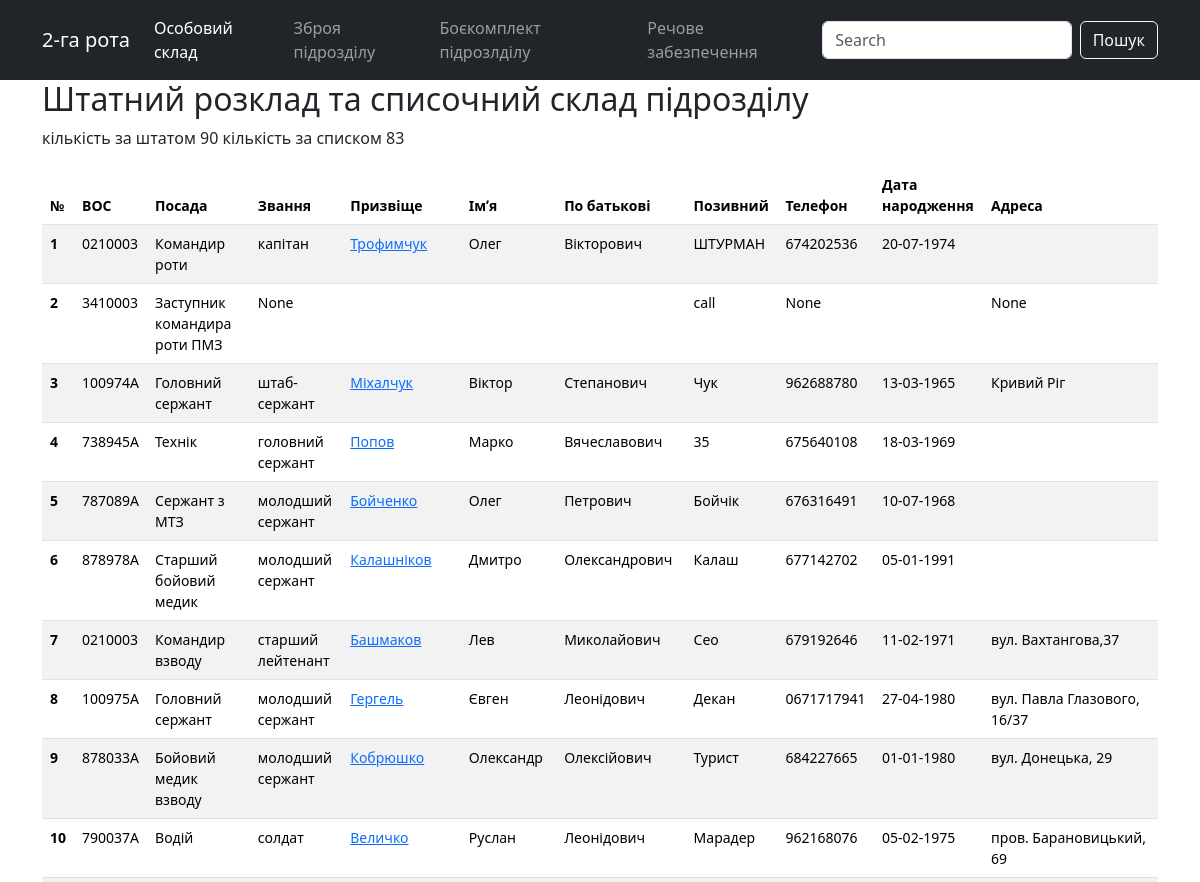
Before: /index/ (upper part) with the older database file.
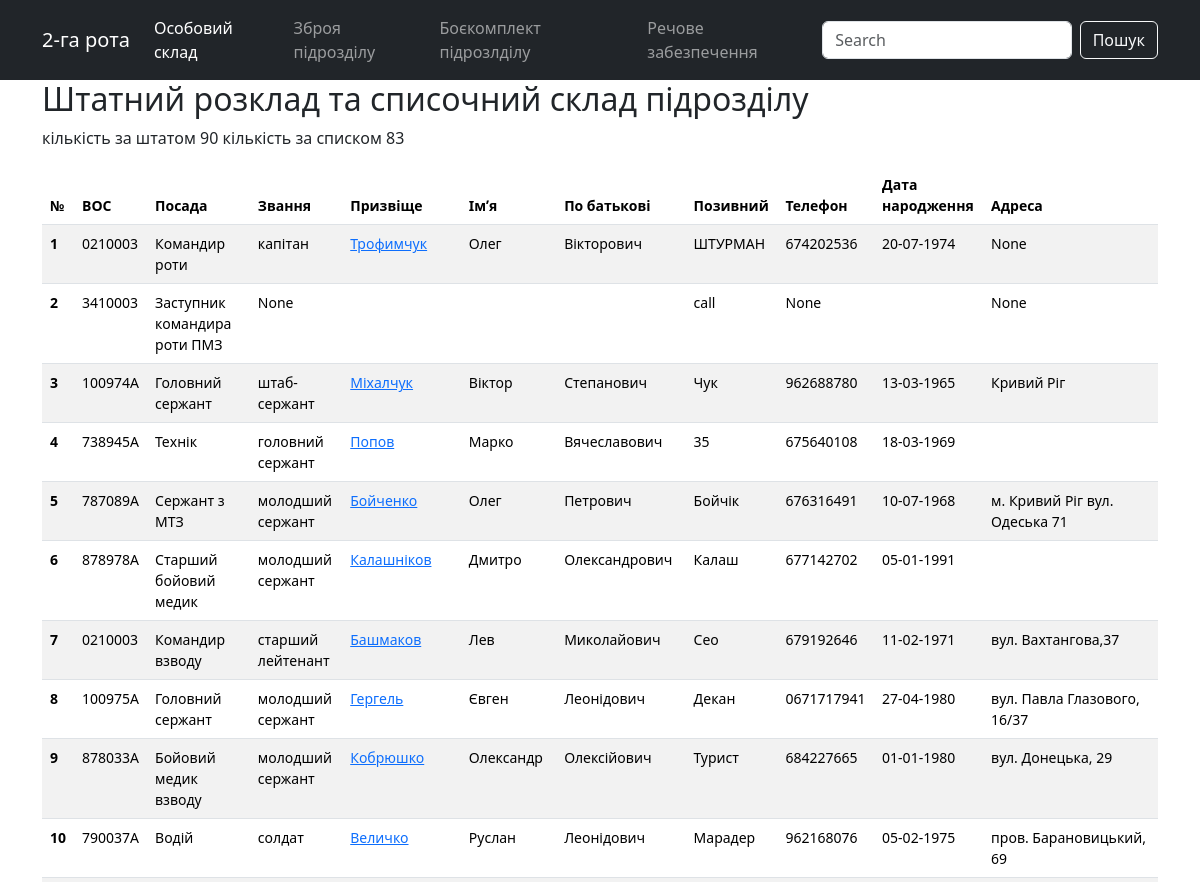
After: the same page with the newer database file.
### evening/models.py (models this page shows, shortened)
class Soldiers(models.Model):
    slug = models.SlugField(max_length=50, unique=True,
                            verbose_name='Код посади')
    surname = models.CharField(
        max_length=50, blank=True, null=True, verbose_name='Фамілія')
    name = models.CharField(max_length=50, blank=True,
                            null=True, verbose_name='Імʼя')
    fathers_name = models.CharField(
        max_length=50, blank=True, null=True, verbose_name='По батькові')
    callsign = models.CharField(
        max_length=50, blank=True, null=True, verbose_name='Позивний')
    position_name = models.CharField(
        max_length=50, verbose_name='Посада')
    mil_prof = models.CharField(max_length=50, verbose_name='ВОС')
    position_rank = models.CharField(
        max_length=50, verbose_name='Звання посади')
    rank = models.ForeignKey(
        'Ranks', on_delete=models.PROTECT, blank=True, null=True, verbose_name='Звання')
    phone = models.CharField(max_length=13, blank=True,
                             null=True, verbose_name='Телефон')
    birth_date = models.DateField(
        blank=True, null=True, default='2000-01-01', verbose_name='Дата народження')
    tax_number = models.CharField(
        max_length=15, unique=True, blank=True, null=True, verbose_name='ІПН')
    blood_type = models.CharField(
        max_length=15, blank=True, null=True, verbose_name='Группа крові')
    addres = models.CharField(
        max_length=255, blank=True, null=True, verbose_name='Адреса')
    complect_center = models.CharField(
        max_length=255, blank=True, null=True, verbose_name='Центр комплектаціі')
    mob_date = models.DateField(
        blank=True, null=True, default='2000-01-01', verbose_name='Дата мобілізаціі')
    children = models.CharField(
        max_length=50, blank=True, null=True, verbose_name='Діти')
    hight_s = models.CharField(
        max_length=50, blank=True, null=True, verbose_name='Зріст')
    size = models.CharField(max_length=50, blank=True,
                            null=True, verbose_name='Розмір')
    boots_s = models.CharField(
        max_length=50, blank=True, null=True, verbose_name='Взуття')
    head_s = models.CharField(max_length=50, blank=True, null=True,
                              verbose_name='Головний убор')
    photo = models.ImageField(blank=True, null=True, verbose_name='Фото')
    passport = models.CharField(
        max_length=50, blank=True, null=True, verbose_name='Паспорт')
    def get_absolute_url(self):
        return reverse('soldier-card', args=[str(self.pk)])
    class Meta:
        verbose_name = 'Військовослужбовець'
        verbose_name_plural = 'Військовослужбовці'
        ordering = ['slug']

class Ranks (models.Model):
    rank = models.CharField(max_length=50,)
    def __str__(self):
        return self.rank

### evening/views.py (the view)
# urls.py: path('', SoldiersList.as_view(), name='index'),
class SoldiersList(ListView):
    model = Soldiers
    template_name = 'evening/index.html'
    def get_context_data(self, **kwargs):
        context = super().get_context_data(**kwargs)
        cont = Soldiers.objects.exclude(surname='').count()
        context['cont'] = cont
        return context

### evening/templates/evening/index.html
{% extends "evening/base_generic.html" %}
{% block content %}
<head>
</head>
<div class="container">
    <h2>Штатний розклад та списочний склад підрозділу</h2>
    <p>кількість за штатом {{soldiers_list.count}} кількість за списком {{cont}} </p>
    <table class="table table-striped">
       <thead  class="thead-dark">
          <tr>
            <th scope="col">№</th>
            <th scope="col">ВОС</th>
            <th scope="col">Посада</th>
            <th scope="col">Звання</th>
            <th scope="col">Призвіще</th>
            <th scope="col">Імʼя</th>
            <th scope="col">По батькові</th>
            <th scope="col">Позивний</th>
            <th scope="col">Телефон</th>
            <th scope="col">Дата народження</th>
            <th scope="col">Адреса</th>
          </tr>
       </thead>
       <tbody>
        {% for i in soldiers_list %}
          <tr>
            <th scope="row">{{forloop.counter}}</th>
            <td>{{i.mil_prof}}</a></td>
            <td>{{i.position_name}}</a></td>
            <td>{{i.rank}}</td>
            <td><a href="{{ i.get_absolute_url }}">{{i.surname}}</a></td>
            <td>{{i.name}}</td>
            <td>{{i.fathers_name}}</td>
            <td>{{i.callsign}}</td>
            <td>{{i.phone}}</td>
            <td>{{i.birth_date|date:" d-m-Y"}}</td>
              <td>{{i.addres}}</td>
          </tr>
        {% endfor %}
       </tbody>
    </table>
</div>
{% endblock %}

Changed rows visible on the page:
changed Soldiers "Командир роти": addres (not shown) → "None"
changed Soldiers "Сержант з МТЗ": addres (not shown) → "м. Кривий Ріг вул. Одеська 71"
